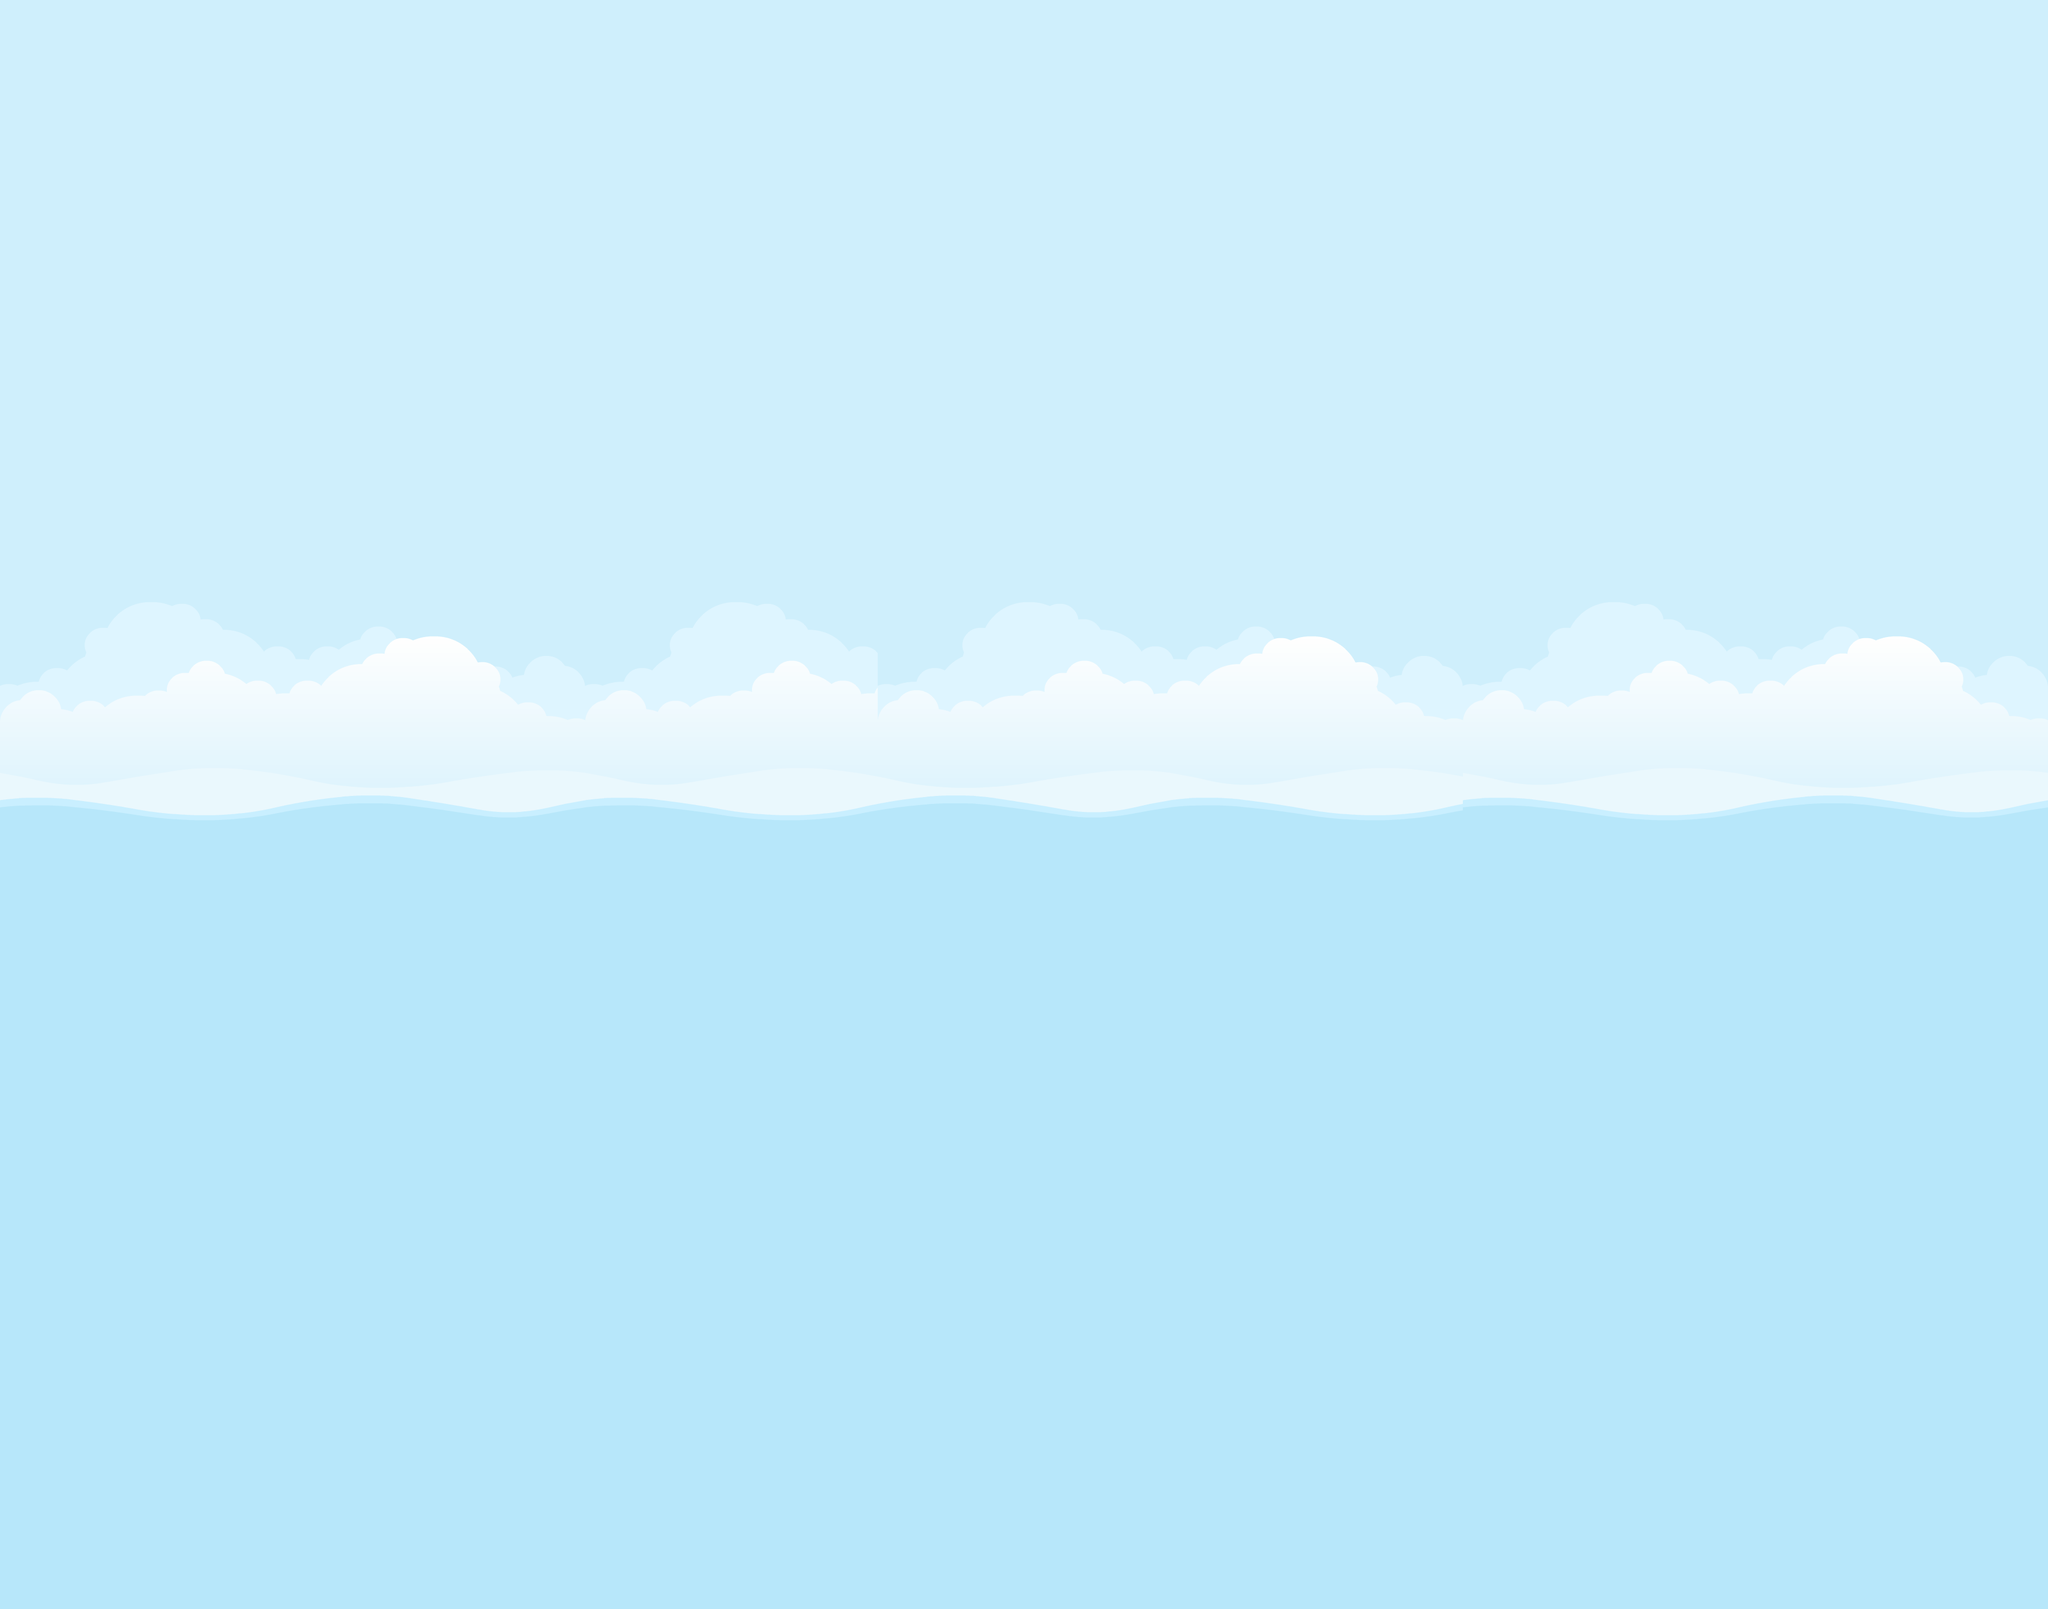

A level layout from a 2D game, rendered from its tile map. Below: a short description, then the map file with its tile-grid data intact:
An orthogonal 56x44 tile map with 64x64 px tiles, 1 tile layer (Tile Layer 1).

<map version="1.5" tiledversion="1.6.0" orientation="orthogonal" renderorder="right-down" width="56" height="44" tilewidth="64" tileheight="64" infinite="0" nextlayerid="2" nextobjectid="1">
 <tileset firstgid="1" name="background" tilewidth="256" tileheight="256" tilecount="16" columns="4">
  <image source="background.png" width="1024" height="1024" />
 </tileset>
 <layer id="1" name="Tile Layer 1" width="56" height="44">
  <data encoding="csv">
0,0,0,0,0,0,0,0,0,0,0,0,0,0,0,0,0,0,0,0,0,0,0,0,0,0,0,0,0,0,0,0,0,0,0,0,0,0,0,0,0,0,0,0,0,0,0,0,0,0,0,0,0,0,0,0,
0,0,0,0,0,0,0,0,0,0,0,0,0,0,0,0,0,0,0,0,0,0,0,0,0,0,0,0,0,0,0,0,0,0,0,0,0,0,0,0,0,0,0,0,0,0,0,0,0,0,0,0,0,0,0,0,
0,0,0,0,0,0,0,0,0,0,0,0,0,0,0,0,0,0,0,0,0,0,0,0,0,0,0,0,0,0,0,0,0,0,0,0,0,0,0,0,0,0,0,0,0,0,0,0,0,0,0,0,0,0,0,0,
1,0,0,1,1,1,1,1,1,1,1,1,1,1,1,1,1,1,1,1,1,1,1,1,1,1,1,1,1,1,1,0,0,0,1,1,1,1,1,1,1,1,1,1,1,1,1,1,1,1,0,0,1,0,0,0,
0,0,0,0,0,0,0,0,0,0,0,0,0,0,0,0,0,0,0,0,0,0,0,0,0,0,0,0,0,1,1,1,1,1,1,0,0,0,0,0,0,0,0,0,0,0,0,0,0,1,1,0,1,0,0,0,
0,0,0,0,0,0,0,0,0,0,0,0,0,0,0,0,0,0,0,0,0,0,0,0,0,0,0,0,0,0,0,0,0,0,0,0,0,0,0,0,0,0,0,0,0,0,0,0,0,0,1,0,1,0,0,0,
0,0,0,1,1,1,1,1,0,0,0,0,0,0,0,0,0,0,0,0,0,0,0,0,0,0,0,0,0,0,0,0,0,0,0,0,0,0,0,0,0,0,0,0,0,0,0,0,0,0,1,0,1,0,0,0,
1,0,0,0,0,0,0,1,1,1,1,1,1,1,1,1,1,1,1,1,1,1,1,1,1,1,1,1,1,1,1,1,1,1,1,1,1,1,1,1,1,1,1,1,1,1,1,1,1,0,1,0,1,0,0,0,
1,1,1,1,0,0,0,0,0,0,0,0,0,0,0,0,0,0,0,0,0,0,0,0,0,0,0,0,0,0,0,0,0,0,0,0,0,0,0,0,0,0,0,0,0,0,0,0,0,0,1,0,1,0,0,0,
1,0,0,0,0,0,0,0,0,0,0,0,0,0,0,0,0,0,0,0,0,0,0,0,0,0,0,0,0,0,0,0,0,0,0,0,0,0,0,0,0,0,0,0,0,0,0,0,0,0,1,0,1,0,0,0,
1,1,0,0,0,0,0,0,0,0,0,0,0,0,0,0,0,0,0,0,0,0,0,0,0,0,0,0,0,0,0,0,0,0,0,0,0,0,0,0,0,0,0,0,0,0,0,0,0,0,1,0,1,0,0,0,
0,1,0,0,1,1,1,1,1,1,1,1,1,1,1,1,1,1,1,1,1,1,1,1,1,1,1,1,1,1,1,1,1,1,1,1,1,1,1,1,1,1,1,1,1,1,1,1,0,1,1,0,1,0,0,0,
0,1,0,0,0,0,0,0,0,0,0,0,0,0,0,0,0,0,0,0,0,0,0,0,0,0,0,0,0,0,0,0,0,0,0,0,0,0,0,0,0,0,0,0,0,0,0,0,0,1,0,1,1,0,0,0,
0,1,0,0,0,0,0,0,0,0,0,0,0,0,0,0,0,0,0,0,0,0,0,0,0,0,0,0,0,0,0,0,0,0,0,0,0,0,0,0,0,0,0,0,0,0,0,0,0,1,0,1,0,0,0,0,
1,0,0,0,0,0,0,1,1,1,1,1,1,1,1,1,1,1,0,0,0,0,0,0,0,0,1,1,1,1,1,1,1,1,1,0,0,0,0,0,0,0,0,0,0,0,0,1,0,1,0,1,0,0,0,0,
1,0,1,1,1,1,1,0,0,1,1,1,1,1,1,1,1,1,1,1,1,1,1,1,1,1,1,0,1,1,1,1,1,1,1,1,1,1,1,1,1,1,1,1,1,1,1,1,0,1,0,1,1,0,0,0,
0,0,0,0,0,0,0,0,0,0,0,0,0,0,0,0,0,0,0,0,0,0,0,0,0,0,0,0,0,0,0,0,0,0,0,0,0,0,0,0,0,0,0,0,0,0,0,0,0,0,0,0,0,0,0,0,
0,0,0,0,0,0,0,0,0,0,0,0,0,0,0,0,0,0,0,0,0,0,0,0,0,0,0,0,0,0,0,0,0,0,0,0,0,0,0,0,0,0,0,0,0,0,0,0,0,0,0,0,0,0,0,0,
0,0,0,0,0,0,0,0,0,0,0,0,0,0,0,0,0,0,0,0,0,0,0,0,0,0,0,0,0,0,0,0,0,0,0,0,0,0,0,0,0,0,0,0,0,0,0,0,0,0,0,0,0,0,0,0,
5,0,0,0,6,0,0,0,7,0,0,0,8,0,0,0,5,0,0,0,6,0,0,0,5,0,0,0,6,0,0,0,7,0,0,0,8,0,0,0,5,0,0,0,6,0,0,0,7,0,0,0,8,0,0,0,
0,0,0,0,0,0,0,0,0,0,0,0,0,0,0,0,0,0,0,0,0,0,0,0,0,0,0,0,0,0,0,0,0,0,0,0,0,0,0,0,0,0,0,0,0,0,0,0,0,0,0,0,0,0,0,0,
0,0,0,0,0,0,0,0,0,0,0,0,0,0,0,0,0,0,0,0,0,0,0,0,0,0,0,0,0,0,0,0,0,0,0,0,0,0,0,0,0,0,0,0,0,0,0,0,0,0,0,0,0,0,0,0,
0,0,0,0,0,0,0,0,0,0,0,0,0,0,0,0,0,0,0,0,0,0,0,0,0,0,0,0,0,0,0,0,0,0,0,0,0,0,0,0,0,0,0,0,0,0,0,0,0,0,0,0,0,0,0,0,
9,0,0,0,10,0,0,0,11,0,0,0,12,0,0,0,9,0,0,0,10,0,0,0,11,0,0,0,12,0,0,0,9,0,0,0,10,0,0,0,9,0,0,0,10,0,0,0,11,0,0,0,12,0,0,0,
0,0,0,0,0,0,0,0,0,0,0,0,0,0,0,0,0,0,0,0,0,0,0,0,0,0,0,0,0,0,0,0,0,0,0,0,0,0,0,0,0,0,0,0,0,0,0,0,0,0,0,0,0,0,0,0,
0,0,0,0,0,0,0,0,0,0,0,0,0,0,0,0,0,0,0,0,0,0,0,0,0,0,0,0,0,0,0,0,0,0,0,0,0,0,0,0,0,0,0,0,0,0,0,0,0,0,0,0,0,0,0,0,
0,0,0,0,0,0,0,0,0,0,0,0,0,0,0,0,0,0,0,0,0,0,0,0,0,0,0,0,0,0,0,0,0,0,0,0,0,0,0,0,0,0,0,0,0,0,0,0,0,0,0,0,0,0,0,0,
13,0,0,0,13,0,0,0,13,0,0,0,13,0,0,0,13,0,0,0,13,13,0,0,0,13,0,0,0,13,0,0,13,0,0,0,13,0,0,0,13,0,0,0,13,0,0,0,13,0,0,0,13,0,0,0,
0,0,0,0,0,0,0,0,0,0,0,0,0,0,0,0,0,0,0,0,0,0,0,0,0,0,0,0,0,0,0,0,0,0,0,0,0,0,0,0,0,0,0,0,0,0,0,0,0,0,0,0,0,0,0,0,
0,0,0,0,0,0,0,0,0,0,0,0,0,0,0,0,0,0,0,0,0,0,0,0,0,0,0,0,0,0,0,0,0,0,0,0,0,0,0,0,0,0,0,0,0,0,0,0,0,0,0,0,0,0,0,0,
0,0,0,0,0,0,0,0,0,0,0,0,0,0,0,0,0,0,0,0,0,0,0,0,0,0,0,0,0,0,0,0,0,0,0,0,0,0,0,0,0,0,0,0,0,0,0,0,0,0,0,0,0,0,0,0,
13,0,0,0,13,0,0,0,13,0,0,0,13,0,0,0,13,0,0,0,13,13,0,0,0,13,0,0,0,13,0,0,13,0,0,0,13,0,0,0,13,0,0,0,13,0,0,0,13,0,0,0,13,0,0,0,
0,0,0,0,0,0,0,0,0,0,0,0,0,0,0,0,0,0,0,0,0,0,0,0,0,0,0,0,0,0,0,0,0,0,0,0,0,0,0,0,0,0,0,0,0,0,0,0,0,0,0,0,0,0,0,0,
0,0,0,0,0,0,0,0,0,0,0,0,0,0,0,0,0,0,0,0,0,0,0,0,0,0,0,0,0,0,0,0,0,0,0,0,0,0,0,0,0,0,0,0,0,0,0,0,0,0,0,0,0,0,0,0,
0,0,0,0,0,0,0,0,0,0,0,0,0,0,0,0,0,0,0,0,0,0,0,0,0,0,0,0,0,0,0,0,0,0,0,0,0,0,0,0,0,0,0,0,0,0,0,0,0,0,0,0,0,0,0,0,
13,0,0,0,13,0,0,0,13,0,0,0,13,0,0,0,13,0,0,0,13,13,0,0,0,13,0,0,0,13,0,0,13,0,0,0,13,0,0,0,13,0,0,0,13,0,0,0,13,0,0,0,13,0,0,0,
0,0,0,0,0,0,0,0,0,0,0,0,0,0,0,0,0,0,0,0,0,0,0,0,0,0,0,0,0,0,0,0,0,0,0,0,0,0,0,0,0,0,0,0,0,0,0,0,0,0,0,0,0,0,0,0,
0,0,0,0,0,0,0,0,0,0,0,0,0,0,0,0,0,0,0,0,0,0,0,0,0,0,0,0,0,0,0,0,0,0,0,0,0,0,0,0,0,0,0,0,0,0,0,0,0,0,0,0,0,0,0,0,
0,0,0,0,0,0,0,0,0,0,0,0,0,0,0,0,0,0,0,0,0,0,0,0,0,0,0,0,0,0,0,0,0,0,0,0,0,0,0,0,0,0,0,0,0,0,0,0,0,0,0,0,0,0,0,0,
13,0,0,0,13,0,0,0,13,0,0,0,13,0,0,0,13,0,0,0,13,13,0,0,0,13,0,0,0,13,0,0,13,0,0,0,13,0,0,0,13,0,0,0,13,0,0,0,13,0,0,0,13,0,0,0,
0,0,0,0,0,0,0,0,0,0,0,0,0,0,0,0,0,0,0,0,0,0,0,0,0,0,0,0,0,0,0,0,0,0,0,0,0,0,0,0,0,0,0,0,0,0,0,0,0,0,0,0,0,0,0,0,
0,0,0,0,0,0,0,0,0,0,0,0,0,0,0,0,0,0,0,0,0,0,0,0,0,0,0,0,0,0,0,0,0,0,0,0,0,0,0,0,0,0,0,0,0,0,0,0,0,0,0,0,0,0,0,0,
0,0,0,0,0,0,0,0,0,0,0,0,0,0,0,0,0,0,0,0,0,0,0,0,0,0,0,0,0,0,0,0,0,0,0,0,0,0,0,0,0,0,0,0,0,0,0,0,0,0,0,0,0,0,0,0,
13,0,0,0,13,0,0,0,13,0,0,0,13,0,0,0,13,0,0,0,13,13,0,0,0,13,0,0,0,13,0,0,13,0,0,0,13,0,0,0,13,0,0,0,13,0,0,0,13,0,0,0,13,0,0,0
</data>
 </layer>
</map>
